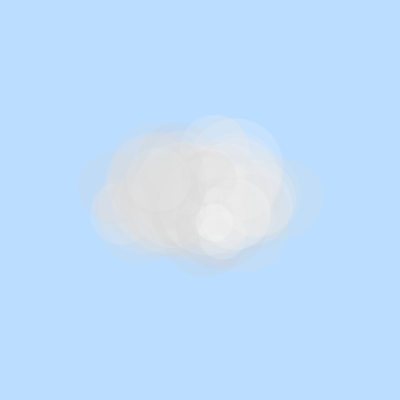
Frame 1 (no input)
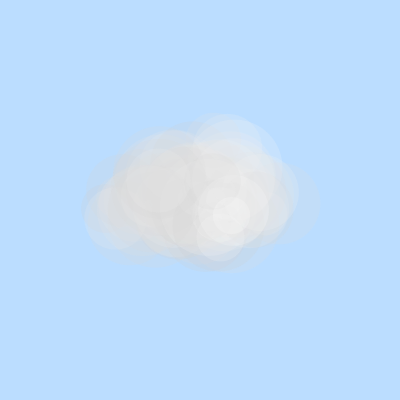
Frame 60 (the mouse pressed at the canvas centre just before this capture)
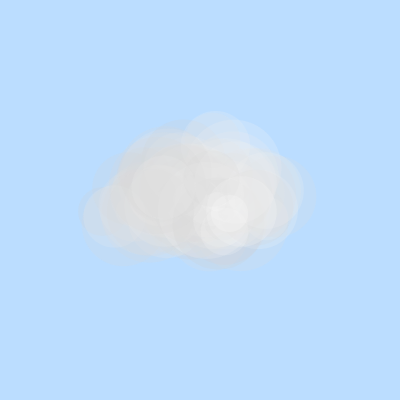
Frame 120 (the mouse held since frame 60 and released just before this capture)

The Processing sketch that drew these frames (run headless with seeded random() and noise(); from frame 60 on, the mouse is pressed at the canvas centre):

// Processing sketch: funny_clouds
// ── funny_clouds.pde
/* OpenProcessing Tweak of *@*http://www.openprocessing.org/sketch/105177*@* */
/* !do not delete the line above, required for linking your tweak if you upload again */
int N = 100;

float bobX[] = new float[N];
float bobY[] = new float[N];
float bobAge[] = new float[N];
color bobColor[] = new color[N];

float trirandom(float x) {
    return random(x) - random(x);
}

void resetBob(int i) {
    bobX[i] = 0.5 * width;
    bobY[i] = 0.5 * height;
    bobAge[i] = 0;
    bobColor[i] = color(random(0xcc, 0xff), 0x33);
}

void updateBob(int i) {
    bobX[i] += trirandom(2);
    bobY[i] += trirandom(1);
    bobAge[i] += 0.002;
    if (bobAge[i] >= N)
        resetBob(i);
}

void initBobs() {
    for (int i = 0; i < N; i++) {
        resetBob(i);
        bobAge[i] = i;
    }
    for (int i = 0; i < N; i++) {
        for (int j = 0; j < 2000; j++)
            updateBob(i);
    }
}

void mouseClicked() {
    initBobs();
}

void setup() {
    size(400, 400);
    initBobs();
}

void draw() {
    background(0xbb, 0xdd, 0xff);
    for (int i = 0; i < N; i++) {
        int j = (i * 9) % N;
        stroke(bobColor[j]);
        strokeWeight(10 * sqrt(N - bobAge[j]));
        point(bobX[j], bobY[j]);
    }
    for (int i = 0; i < N; i++)
        updateBob(i);
}
